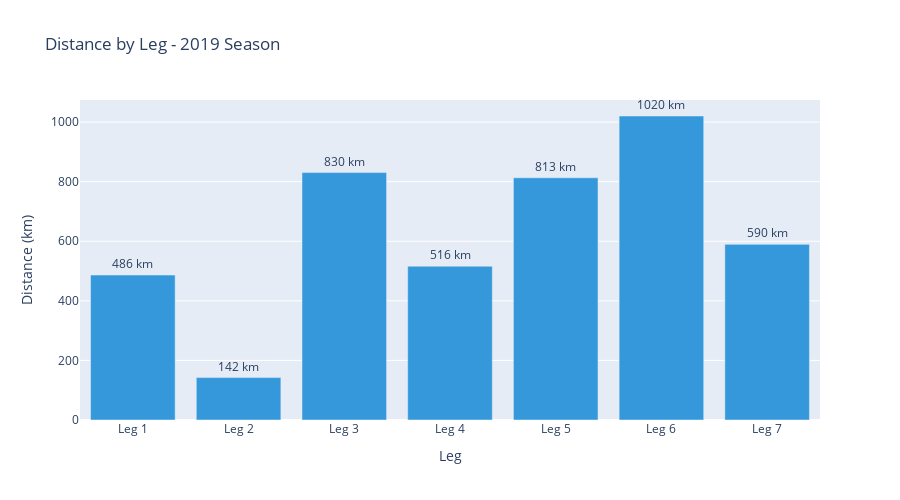

The code cell stored with this chart in its notebook:
### Markdown cell above
## 3. Distance Analysis with Plotly

### Code cell
# Prepare data
leg_names = [f"Leg {i+1}" for i in range(len(legs))]
distances = [leg.distance_km for leg in legs]

# Create interactive bar chart
fig = go.Figure(data=[
    go.Bar(
        x=leg_names,
        y=distances,
        marker_color='#3498db',
        text=[f"{d:.0f} km" for d in distances],
        textposition='outside',
        hovertemplate='<b>%{x}</b><br>Distance: %{y:.0f} km<extra></extra>'
    )
])

fig.update_layout(
    title='Distance by Leg - 2019 Season',
    xaxis_title='Leg',
    yaxis_title='Distance (km)',
    height=500,
    showlegend=False
)

fig.show()

### Figure 1 — Plotly figure (JSON) as saved in the notebook; plotly's stock layout.template omitted (floating-point values rounded to 4 significant figures)
{"data": [{"hovertemplate": "<b>%{x}</b><br>Distance: %{y:.0f} km<extra></extra>", "marker": {"color": "#3498db"}, "text": ["486 km", "142 km", "830 km", "516 km", "813 km", "1020 km", "590 km"], "textposition": "outside", "type": "bar", "x": ["Leg 1", "Leg 2", "Leg 3", "Leg 4", "Leg 5", "Leg 6", "Leg 7"], "y": [486.5, 142.3, 830.5, 516.2, 813.1, 1020.0, 589.6]}], "layout": {"height": 500, "showlegend": false, "title": {"text": "Distance by Leg - 2019 Season"}, "xaxis": {"title": {"text": "Leg"}}, "yaxis": {"title": {"text": "Distance (km)"}}}}
